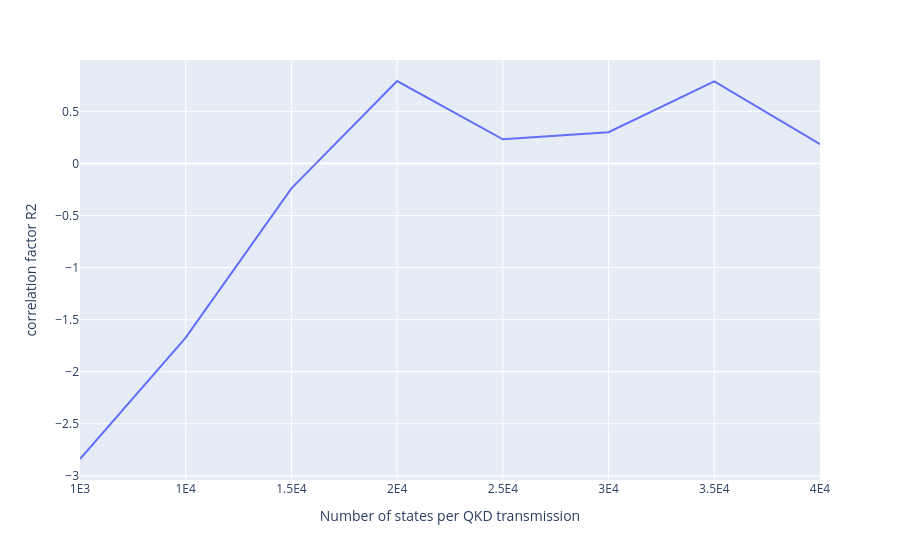

Source (notebook cell):
### Code cell
path = 'fixed error results/'


pure_filenames = ['pure_50x50_mesh_1E3_states_E91_data_2026_aer_simulator_25_02_2026_12_56_22',
                  'pure_50x50_mesh_5E3_states_E91_data_2026_aer_simulator_25_02_2026_14_33_00',
                  'pure_50x50_mesh_1E4_states_E91_data_2026_aer_simulator_25_02_2026_20_10_04',
                  'pure_50x50_mesh_1.5E4_states_E91_data_2026_aer_simulator_26_02_2026_15_59_56',
                  'pure_50x50_mesh_2E4_states_E91_data_2026_aer_simulator_25_02_2026_22_54_49']

error_filenames= ['50x50_mesh_1E3_states_E91_data_2026_aer_simulator_23_02_2026_18_32_14',
                  '50x50_mesh_5E3_states_E91_data_2026_aer_simulator_23_02_2026_14_22_55',
                  '50x50_mesh_1E4_estates_E91_data_2026_aer_simulator_23_02_2026_14_36_26',
                  '50x50_mesh_1.5E4_states_E91_data_2026_aer_simulator_23_02_2026_23_12_07',
                  '50x50_mesh_2E4_states_E91_data_2026_aer_simulator_24_02_2026_07_12_29',
                  '50x50_mesh_2.5E4_states_E91_data_2026_aer_simulator_24_02_2026_11_27_03']

test_filenames= ['10x10_mesh_1E3_E91_data_2026_aer_simulator_02_03_2026_15_36_28',
                 '10x10_mesh_1E4_states_E91_data_2026_aer_simulator_02_03_2026_16_23_52',
                 '10x10_mesh_1.5E4_states_E91_data_2026_aer_simulator_02_03_2026_19_08_36',
                 '10x10_mesh_2E4_states_E91_data_2026_aer_simulator_02_03_2026_19_41_56',
                 '10x10_mesh_2.5E4_states_E91_data_2026_aer_simulator_02_03_2026_19_04_56',
                 '10x10_3E4_states_E91_data_2026_aer_simulator_02_03_2026_15_54_44',
                 '10x10_mesh_3.5E4_states_E91_data_2026_aer_simulator_03_03_2026_00_58_08',
                 '10x10_mesh_4E4_states_E91_data_2026_aer_simulator_03_03_2026_00_58_51',]

N_data=10

theta_FSS = np.linspace(0,2*pi,N_data)
beta_angle = np.linspace(0,pi,N_data)
alpha = pi/16

experiment_number = 5
model = np.array([[analytical(theta=t,beta=b, alpha=alpha) for b in beta_angle] for t in theta_FSS])

#"""

correlation = list()
for experiment_name in test_filenames:
    experiment = pd.read_csv(path+experiment_name+'.csv', header=None).dropna(axis=1,how='all').values
    correlation.append( r2(y_true=model,y_pred=experiment) )
    
df = pd.DataFrame( dict(zip(['Number of states per QKD transmission','correlation factor R2'],[['1E3','1E4','1.5E4','2E4','2.5E4','3E4','3.5E4','4E4'],correlation])) )
fig = px.line(df,x = 'Number of states per QKD transmission',y = 'correlation factor R2')
fig.show()

### Figure 1 — Plotly figure (JSON) as saved in the notebook; plotly's stock layout.template omitted (floating-point values rounded to 4 significant figures)
{"data": [{"hovertemplate": "Number of states per QKD transmission=%{x}<br>correlation factor R2=%{y}<extra></extra>", "legendgroup": "", "line": {"color": "#636efa", "dash": "solid"}, "marker": {"symbol": "circle"}, "mode": "lines", "name": "", "orientation": "v", "showlegend": false, "type": "scatter", "x": ["1E3", "1E4", "1.5E4", "2E4", "2.5E4", "3E4", "3.5E4", "4E4"], "xaxis": "x", "y": [-2.838, -1.673, -0.2394, 0.7913, 0.2315, 0.2993, 0.7873, 0.185], "yaxis": "y"}], "layout": {"legend": {"tracegroupgap": 0}, "margin": {"t": 60}, "xaxis": {"anchor": "y", "domain": [0, 1], "title": {"text": "Number of states per QKD transmission"}}, "yaxis": {"anchor": "x", "domain": [0, 1], "title": {"text": "correlation factor R2"}}}}
